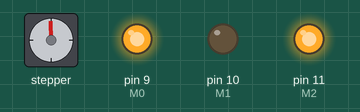
This sketch was run on a simulated Arduino Uno, built with avr-gcc and run on an emulated ATmega328P. Parts: stepper motor, output pins drawn as LEDs (lit = HIGH). Wiring (inferred from the names in the program): stepper motor driver (200 steps per turn assumed): step pin 2; direction pin 3; enable pin 4. Pins used as bus, display or sensor lines are not drawn.

Above: at 0.05 s.
At 0.65 s:
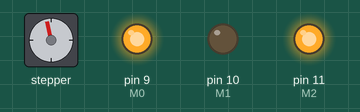
At 1.25 s:
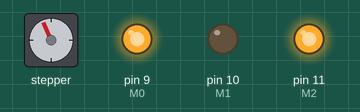
At 2.35 s:
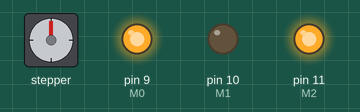
Timing chart, 0 to 5.4 s (numbered marks = the images above):
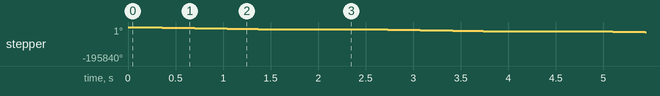

The sketch:

drv8825_stepper.ino
```cpp
void setup() {
    // put your setup code here, to run once:


    pinMode(9,OUTPUT);//M0
    pinMode(10,OUTPUT);//M1
    pinMode(11,OUTPUT);//M2

    pinMode(2,OUTPUT);//PUL
    pinMode(3,OUTPUT);//DIR
    pinMode(4,OUTPUT);//ENA
    //32 div
    digitalWrite(9,HIGH);
    digitalWrite(10,LOW);
    digitalWrite(11,HIGH);
    digitalWrite(4,LOW);

}
int x;
void loop() {
    // put your main code here, to run repeatedly:
    digitalWrite(3,LOW);
    /*
       for(x = 0; x < 200; x++) // Loop 200 times
       {
       digitalWrite(13,HIGH); // Output high
       delayMicroseconds(800); // Wait 1/2 a ms
       digitalWrite(13,LOW); // Output low
       delayMicroseconds(800); // Wait 1/2 a ms
       }
       delay(1000); // pause one second

       for(x = 0; x < 200; x++) // Loop 2000 times
       {
       digitalWrite(13,HIGH); // Output high
       delayMicroseconds(800); // Wait 1/2 a ms
       digitalWrite(13,LOW); // Output low
       delayMicroseconds(800); // Wait 1/2 a ms
       }
       delay(1000); // pause one second
     */
    if(x == 6400)
    {
        x = 0;
        delay(1000);
    }
    else
    {
        digitalWrite(2,HIGH); // Output high
        delayMicroseconds(100); // Wait 1/2 a ms
        digitalWrite(2,LOW); // Output low
        delayMicroseconds(100); // Wait 1/2 a ms
        x+=1;
    }

}
```

Measured:
- by itself, stepper: turns 11520° counter-clockwise in 1.4 s, repeating every 2.4 s
